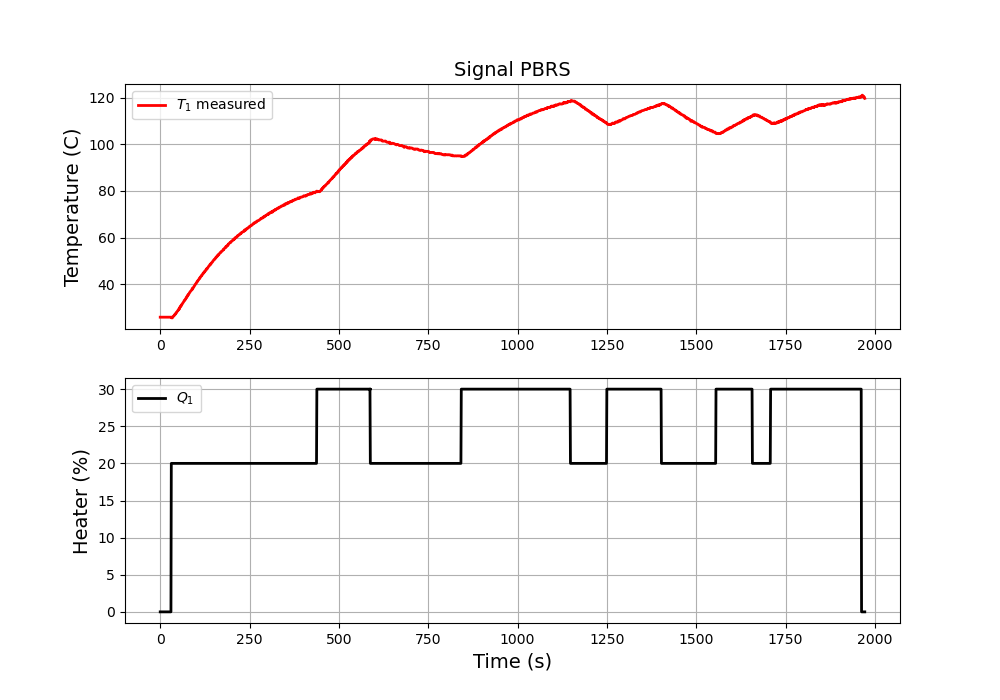

The Python source for this figure:
# -*- coding: utf-8 -*-
"""
Created on Mon Mar 27 21:03:47 2023

@author: Esteban VC
"""

# -*- coding: utf-8 -*-
"""
PRBS response
Lab 7
Sergio CG
"""
import tclab_cae.tclab_cae as tclab
import time
import matplotlib.pyplot as plt
import numpy as np
from prbs import create_prbs

def save_txt(t, u1, y1):
    data = np.vstack( (t, u1, y1) ) #Vertical stack
    data = data.T
    top = 'Time (sec),  Heater (%),  Temperature (C)'
    np.savetxt('prbsResponse_25.txt', data, delimiter=',',header = top, comments='')

# Connect to Arduino
lab = tclab.TCLab_CAE()

#Turn LED
lab.LED(100)
print('LED On')

# Run in time (minutes)
run_time = 33.0 

# Transform into the number of cicles
loops = int(run_time * 60.0)
tm = np.zeros(loops)

# Temperature (C)
T1 = np.ones(loops) * lab.T3

# Manipulated variable (0 - 100)
Q1 = create_prbs(0, 5, 25, 10, 50, loops-30, 30);

#Q1 = np.zeros(loops) 
#Q1[10:] = 40

print('Running Main Loop. CTRL + C to end.')
print('  Time   Q1   T1')
print(f'{tm[0]:6.1f} {Q1[0]:6.2f} {T1[0]:6.2f}')
#Crear plot
plt.figure(figsize=(10,7))
plt.ion() #Enable interactive mode
plt.show()


# Main Loop
start_time = time.time()
prev_time = start_time

try:
    for k in range(1, loops):
        #sleep time
        sleep_max = 1.0
        sleep = sleep_max - (time.time() - prev_time)
        if sleep >= 0.01:
            time.sleep(sleep - 0.01)
        else:
            time.sleep(0.01)
            
        # Record time and change in time
        t = time.time()
        prev_time = t
        tm[k] = t - start_time
        
        #Read Temperature
        T1[k] = lab.T3
        
        # write Heater (0 -100)
        lab.Q2( Q1[k] )
        
        print(f'{tm[k]:6.1f} {Q1[k]:6.2f} {T1[k]:6.2f}')
        
        #Plot
        plt.clf() #Clear current figure
        ax = plt.subplot(211)
        plt.title('Signal PBRS', fontsize=14)
        ax.grid()
        plt.plot(tm[0:k], T1[0:k],'-r',label=r'$T_1$ measured', \
                 linewidth = 2)
        plt.ylabel('Temperature (C)', fontsize=14)
        plt.legend(loc='best')
        
        ax = plt.subplot(212)
        ax.grid()
        plt.plot(tm[0:k], Q1[0:k],'-k',label=r'$Q_1$ ', \
                 linewidth = 2)
        plt.ylabel('Heater (%)', fontsize=14)
        plt.xlabel('Time (s)', fontsize=14)
        plt.legend(loc='best')
        plt.draw()
        plt.pause(0.05)
        
    # Turn off heaters
    lab.Q1(0)
    lab.Q2(0)
    lab.LED(0)
    lab.close()
    save_txt(tm[0:k], Q1[0:k], T1[0:k])
    plt.savefig('prbs_response.png')   
        
except KeyboardInterrupt:
    print('Operación interrumpida por teclado')
    
finally:
    # Disconnect from Arduino
    lab.Q1(0)
    lab.Q2(0)
    lab.LED(0)
    lab.close()
    print('Shutting down')
    save_txt(tm[0:k], Q1[0:k], T1[0:k])
    plt.savefig('prbs_response.png')
    